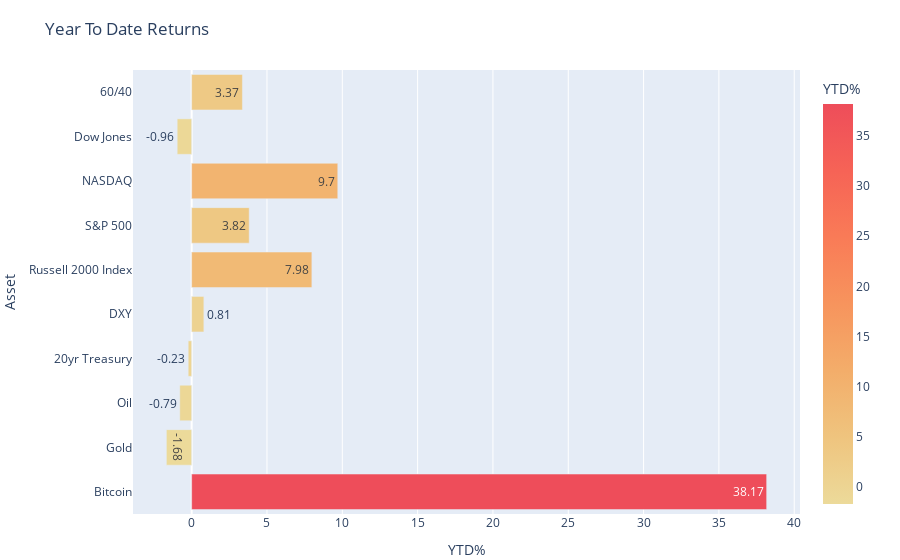

This figure's notebook cell:
### Code cell
import plotly.express as px
fig = px.bar(data, x='YTD%', y='Asset', orientation='h', text=str("YTD%"), color="YTD%",color_continuous_scale=px.colors.sequential.Oryel)
fig.layout.yaxis.tickformat = ',.%'
fig.update_layout(title_text='Year To Date Returns')
fig.update_layout(yaxis=dict(showticklabels=True))

fig.update_layout(
    margin=dict(l=4, r=100, t=70, b=20),
)

fig.write_html("../static/YTD.html")
fig.show()

### Figure 1 — Plotly figure (JSON) as saved in the notebook; plotly's stock layout.template omitted (floating-point values rounded to 4 significant figures)
{"data": [{"alignmentgroup": "True", "hovertemplate": "YTD%=%{marker.color}<br>Asset=%{y}<extra></extra>", "legendgroup": "", "marker": {"color": [38.17, -1.68, -0.79, -0.23, 0.81, 7.98, 3.82, 9.7, -0.96, 3.37], "coloraxis": "coloraxis", "pattern": {"shape": ""}}, "name": "", "offsetgroup": "", "orientation": "h", "showlegend": false, "text": [38.17, -1.68, -0.79, -0.23, 0.81, 7.98, 3.82, 9.7, -0.96, 3.37], "textposition": "auto", "type": "bar", "x": [38.17, -1.68, -0.79, -0.23, 0.81, 7.98, 3.82, 9.7, -0.96, 3.37], "xaxis": "x", "y": ["Bitcoin", "Gold", "Oil", "20yr Treasury", "DXY", "Russell 2000 Index", "S&P 500", "NASDAQ", "Dow Jones", "60/40"], "yaxis": "y"}], "layout": {"barmode": "relative", "coloraxis": {"colorbar": {"title": {"text": "YTD%"}}, "colorscale": [[0, "rgb(236, 218, 154)"], [0.1667, "rgb(239, 196, 126)"], [0.3333, "rgb(243, 173, 106)"], [0.5, "rgb(247, 148, 93)"], [0.6667, "rgb(249, 123, 87)"], [0.8333, "rgb(246, 99, 86)"], [1, "rgb(238, 77, 90)"]]}, "legend": {"tracegroupgap": 0}, "margin": {"b": 20, "l": 4, "r": 100, "t": 70}, "title": {"text": "Year To Date Returns"}, "xaxis": {"anchor": "y", "domain": [0, 1], "title": {"text": "YTD%"}}, "yaxis": {"anchor": "x", "domain": [0, 1], "showticklabels": true, "tickformat": ",.%", "title": {"text": "Asset"}}}}
